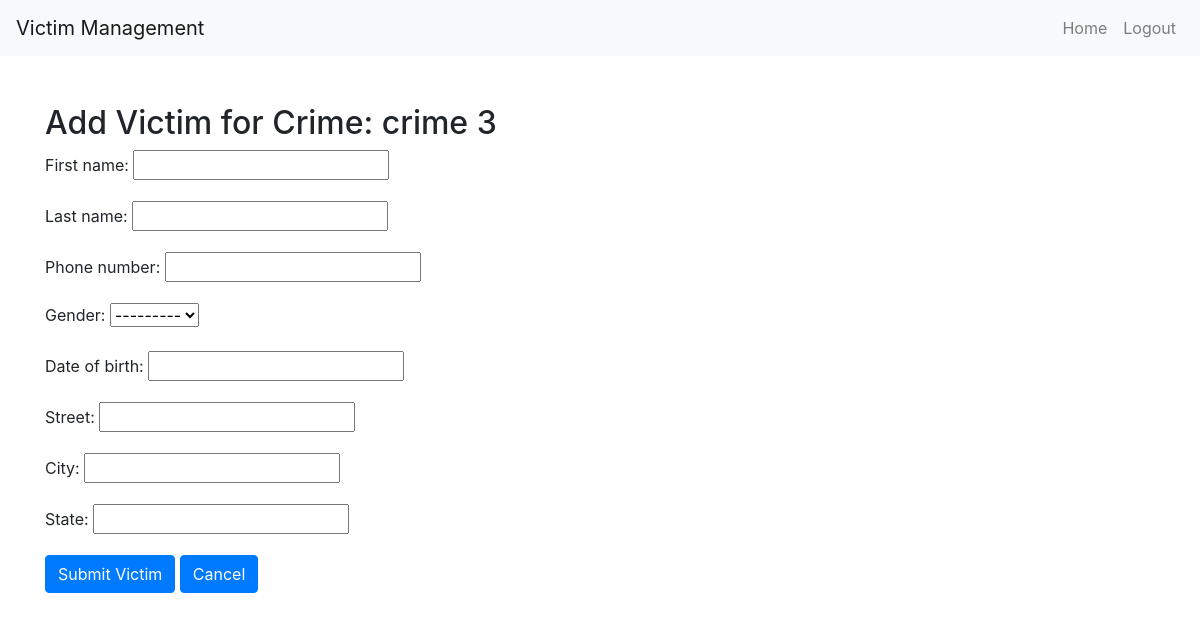
/police/add_victim/ (signed in), run on an earlier commit of the app's database.
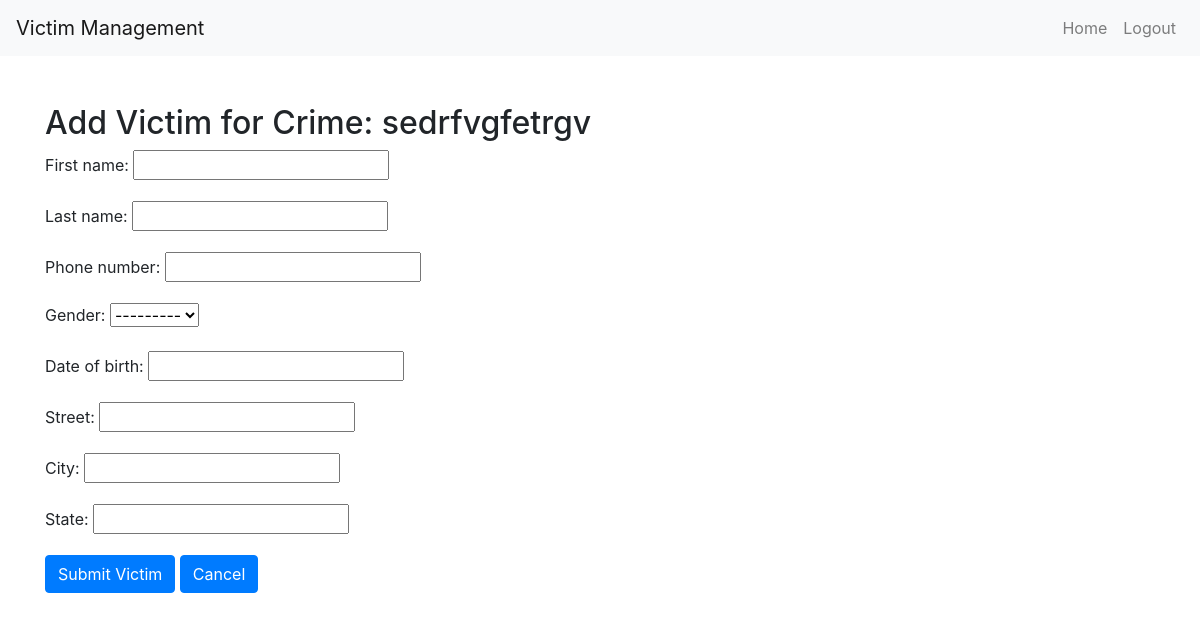
And on a later commit of the database.
### police/models.py (models this page shows, shortened)
class Crime(models.Model):
    statusChoice = [
        ("Completed", "Completed"),
        ("Investigating", "Investigating"),
        ("Request Pending", "Request Pending"),
    ]
    crime_type = models.CharField(max_length=50)
    description = models.TextField()
    location = models.CharField(max_length=50)
    station = models.ForeignKey(Station, on_delete=models.CASCADE)
    status = models.CharField(max_length=50, choices=statusChoice)
    submitted_by = models.ForeignKey(CivilianModel, on_delete=models.CASCADE)

### police/views.py (the view)
# urls.py: path("add_victim/", views.add_victim, name="addVictim"),
@login_required(login_url="policeLogin")
@user_passes_test(is_police, login_url="policeLogin")
def add_victim(request):
    police = PoliceModel.objects.get(user=request.user)
    crime = police.current_crime
    if crime is None:
        messages.error(
            request, "No crime selected for investigation. Please select a crime first."
        )
        return redirect("policeHome")
    if request.method == "POST":
        form = VictimForm(request.POST)
        if form.is_valid():
            victim = form.save(commit=False)
            victim.crime = crime
            victim.added_by = police
            victim.save()
            messages.success(request, "Victim added successfully!")
            return redirect("policeHome")
    else:
        form = VictimForm()
    return render(
        request, "police_template/addVictim.html", {"form": form, "crime": crime}
    )

### police/form.py
class VictimForm(forms.ModelForm):
    class Meta:
        model = Victim
        fields = [
            "first_name",
            "last_name",
            "phone_number",
            "gender",
            "date_of_birth",
            "street",
            "city",
            "state",
        ]

### police/views.py (called while the page is built)
def is_police(user):
    return user.user_type == "Police"

### templates/police_template/addVictim.html (shortened to what this page needs)
<!DOCTYPE html>
<html lang="en">
<head>
    <link rel="stylesheet" href="https://stackpath.bootstrapcdn.com/bootstrap/4.5.2/css/bootstrap.min.css">
</head>
<body>
    <nav class="navbar navbar-expand-lg navbar-light bg-light">
        <a class="navbar-brand" href="#">Victim Management</a>
        <div class="collapse navbar-collapse" id="navbarNav">
            <ul class="navbar-nav ml-auto">
                <li class="nav-item">
                    <a class="nav-link" href="{% url 'policeHome' %}">Home</a>
                </li>
                <li class="nav-item">
                    <a class="nav-link" href="{% url 'logout' %}">Logout</a>
                </li>
            </ul>
        </div>
    </nav>
    <div class="container mt-5">
        <h2>Add Victim for Crime: {{ crime.crime_type }}</h2>
        <form method="post" enctype="multipart/form-data">
            {{ form.as_p }}
            <button type="submit" class="btn btn-primary">Submit Victim</button>
            <button type="submit" class="btn btn-primary"><a href="{% url 'policeHome' %}" style="text-decoration: none; color: white;">Cancel</a></button><br>
        </form>
    </div>
</body>
</html>

What changed in the data, as far as the page shows it:
no longer on this page (row edited): Crime: crime_type "crime 3"
now on this page (row edited): Crime: crime_type "sedrfvgfetrgv"
